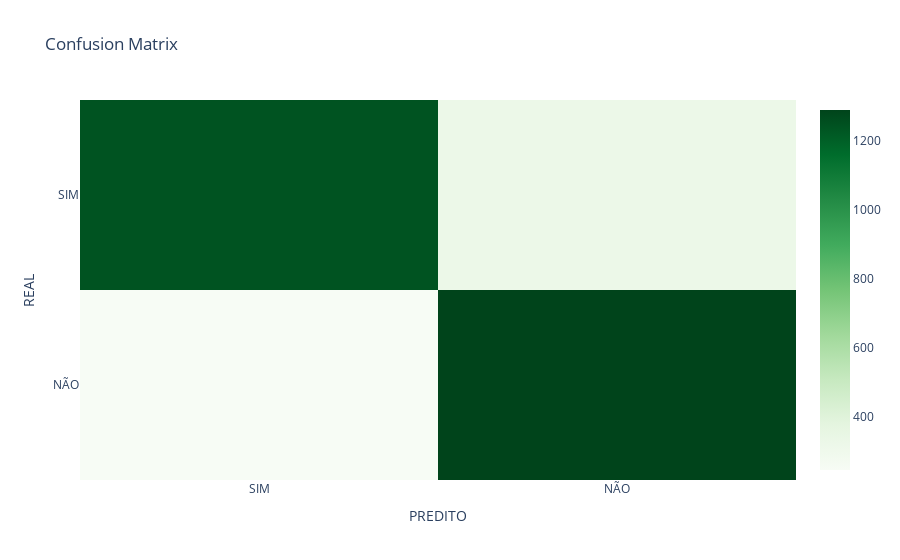

This figure's notebook cell:
### Code cell
confusion_matrix_data = confusion_matrix(y_teste, predito_knn)
plot_confusion_matrix(confusion_matrix_data)

### Figure 1 — Plotly figure (JSON) as saved in the notebook; plotly's stock layout.template omitted (floating-point values rounded to 4 significant figures)
{"data": [{"colorscale": [[0, "rgb(247,252,245)"], [0.125, "rgb(229,245,224)"], [0.25, "rgb(199,233,192)"], [0.375, "rgb(161,217,155)"], [0.5, "rgb(116,196,118)"], [0.625, "rgb(65,171,93)"], [0.75, "rgb(35,139,69)"], [0.875, "rgb(0,109,44)"], [1, "rgb(0,68,27)"]], "hovertemplate": "REAL: %{y}<br>PREDITO: %{x}<br>QUANTIDADE: %{z}", "name": "", "type": "heatmap", "x": ["SIM", "NÃO"], "y": ["NÃO", "SIM"], "z": [[247, 1289], [1240, 329]]}], "layout": {"title": {"text": "Confusion Matrix"}, "xaxis": {"title": {"text": "PREDITO"}}, "yaxis": {"title": {"text": "REAL"}}}}
